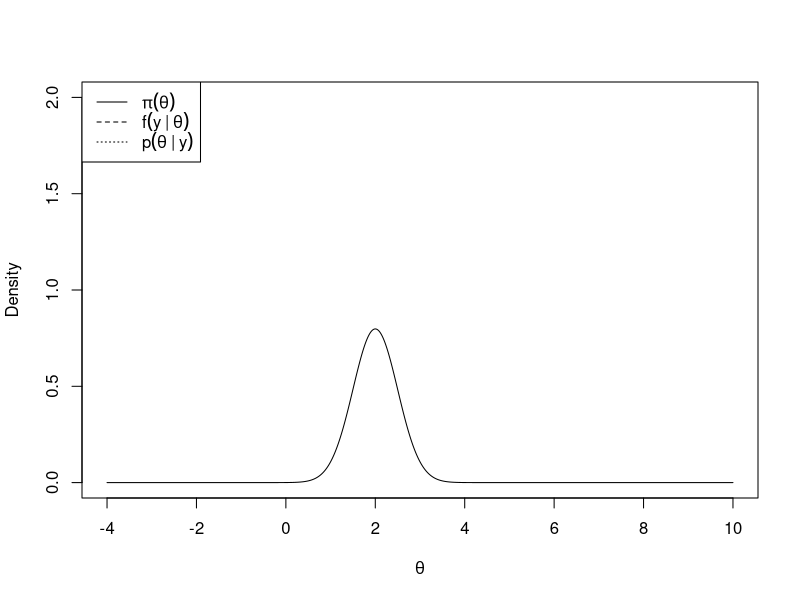
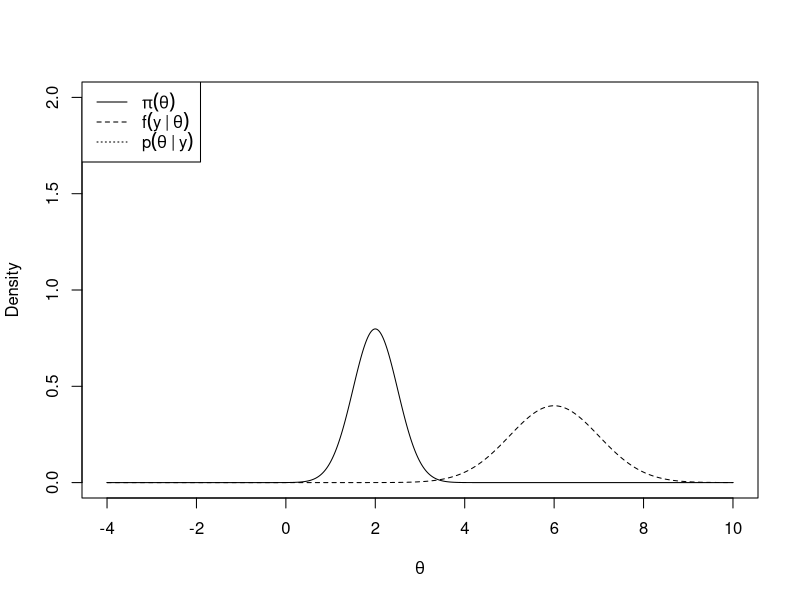
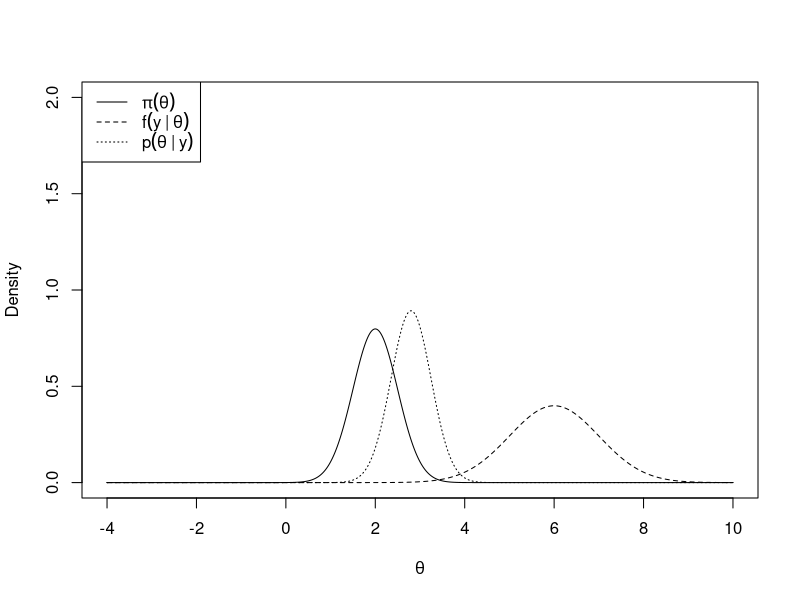

The R script that drew these images, in order:
#################################################
#B_01b.concepts in R
# CMEE MSc
# 24 Feb 2020 Mon 
# Author: YUAN ZHANG 
#################################################

#prior
mu <- 2
tau <- 0.5

x <- seq(-4,10,0.01)
plot(x=x, dnorm(x=x, mean=mu, sd=tau), ylim=c(0,2.0),
     type="l", lty=1, ylab="Density", xlab=expression(theta), main="")
legend(x="topleft", legend=c(expression(pi(theta)),
                             expression(f(y~"|"~theta)), expression(p(theta~"|"~y))), lty=1:3)


plot(x=x, dnorm(x=x, mean=mu, sd=tau), ylim=c(0,2.0),
     type="l", lty=1, ylab="Density", xlab=expression(theta), main="")
legend(x="topleft", legend=c(expression(pi(theta)),
                             expression(f(y~"|"~theta)), expression(p(theta~"|"~y))), lty=1:3) # prior

# likelihood
y <- 6
sigma <- 1
points(x=x, y=dnorm(x=y, mean=x, sd=sigma), type="l", lty=2)

# prior
plot(x=x, dnorm(x=x, mean=mu, sd=tau), ylim=c(0,2.0),
     type="l", lty=1, ylab="Density", xlab=expression(theta), main="")
legend(x="topleft", legend=c(expression(pi(theta)),
                             expression(f(y~"|"~theta)), expression(p(theta~"|"~y))), lty=1:3) # prior

# likelihood
points(x=x, y=dnorm(x=y, mean=x, sd=sigma), type="l", lty=2) # likelihood

# posterior
B <- sigma^2/(sigma^2+tau^2)
postMean <- B*mu + (1-B)*y
postVar <- B*tau^2
points(x=x, y=dnorm(x=x, mean=postMean, sd=sqrt(postVar)), type="l", lty=3)